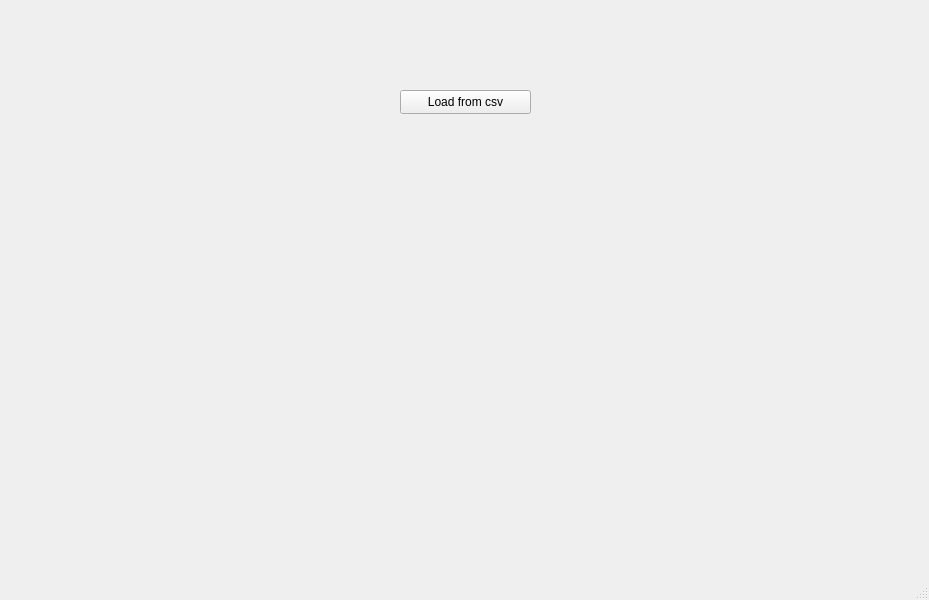
<?xml version="1.0" encoding="UTF-8"?>
<ui version="4.0">
 <class>MainWindow</class>
 <widget class="QMainWindow" name="MainWindow">
  <property name="geometry">
   <rect>
    <x>0</x>
    <y>0</y>
    <width>929</width>
    <height>600</height>
   </rect>
  </property>
  <property name="windowTitle">
   <string>MainWindow</string>
  </property>
  <widget class="QWidget" name="centralwidget">
   <widget class="QPushButton" name="pushButton">
    <property name="geometry">
     <rect>
      <x>400</x>
      <y>90</y>
      <width>131</width>
      <height>24</height>
     </rect>
    </property>
    <property name="text">
     <string>Load from csv</string>
    </property>
   </widget>
  </widget>
  <widget class="QMenuBar" name="menubar">
   <property name="geometry">
    <rect>
     <x>0</x>
     <y>0</y>
     <width>929</width>
     <height>22</height>
    </rect>
   </property>
  </widget>
  <widget class="QStatusBar" name="statusbar"/>
 </widget>
 <resources/>
 <connections/>
</ui>
